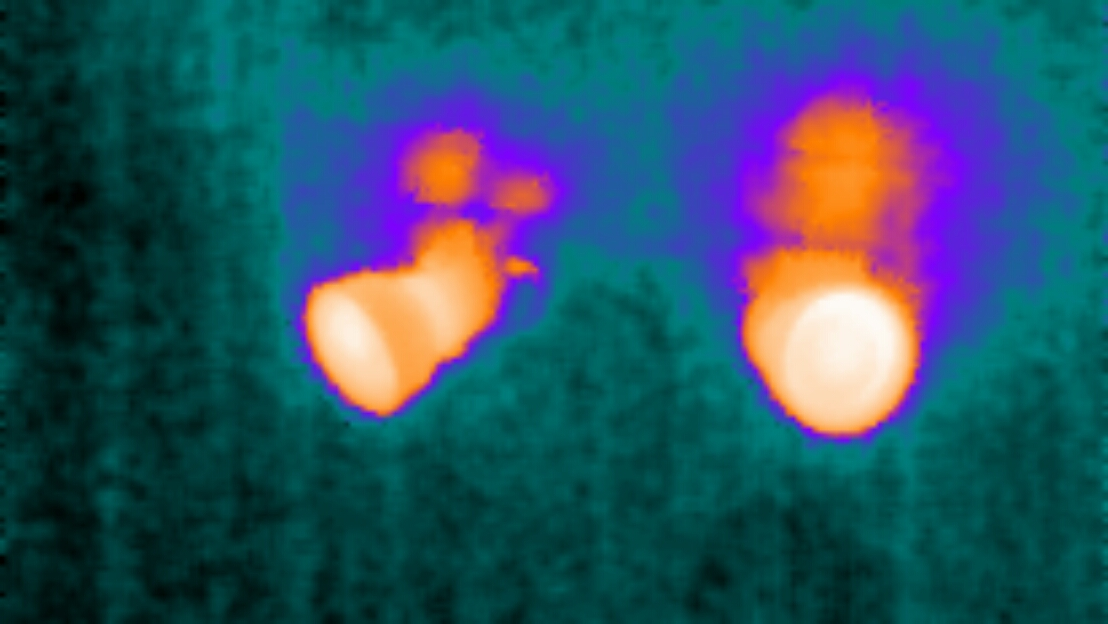
#> input picture img_thermal_1463123877274.jpg, 1108 x 624 px
$ jupyter execute ml-demo02.ipynb   (shell and % lines are left out)   (Python 2 division)
#> lines starting #> are read from the running program, lines starting #| are printed output that depends on the picture; after the words box and inside, x2 and y2 are one past the last pixel; in counts of white or black regions, pixels touching at a corner belong together; long printed decimals are rounded
# Example of Image Processing

In this notebook we will use scikit-image is a collection of algorithms for image processing in Python (http://scikit-image.org/)

We will:
* load a picture from file
* separate foreground and background
* identify interesting objects
* use an object for template search

These tasks consistute the basis for ML image processing.

[cell 1]
import numpy as np
import matplotlib.pyplot as plt
import matplotlib.patches as mpatches

from skimage.filters import threshold_otsu
from skimage.segmentation import clear_border
from skimage.measure import label
from skimage.morphology import closing, square
from skimage.measure import regionprops

from skimage import io
from skimage import transform, color
from skimage.feature import match_template

[cell 2]
# Load an image
image = io.imread("./img_thermal_1463123877274.jpg")
#> image is the input picture: shape (624, 1108, 3); mean R, G, B 41.8, 82.4, 101.8

# return the luminance of an image
img = color.rgb2gray(image)

# Create an histogram with the grey values and show it together with the grey scale image
histo = np.histogram(img, bins=300)

fig, (ax1, ax2) = plt.subplots(1, 2, figsize=(20, 5))
ax1.imshow(img, cmap=plt.cm.gray, interpolation='nearest')
ax1.imshow(img)
ax1.axis('off')
ax2.plot(histo[1][:-1], histo[0], lw=2)
ax2.set_title('histogram of grey values')
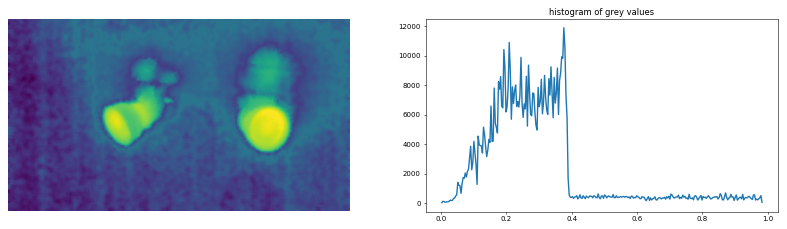
#> figure drawn by matplotlib, 2 panels; panel 2: curve peaks at x = 0.376, y = 11890

### Otsu's method

In computer vision and image processing, Otsu's method, is used to automatically perform clustering-based image thresholding, or the reduction of a graylevel image to a binary image.

The algorithm assumes that the image contains two classes of pixels (foreground pixels and background pixels), it then calculates the optimum threshold separating the two classes, such that the variance within each class is minimal.

(more info in https://en.wikipedia.org/wiki/Otsu%27s_method)

[cell 3]
# apply threshold to better separate objects from the background

thresh = threshold_otsu(img)
#> thresh = 0.492

print "This is the threshold which best separate fore- and back-ground: ", thresh
#| This is the threshold which best separate fore- and back-ground:  0.4922

# Define the fore- and back-ground image according to the threshold level

foreimg = img>thresh
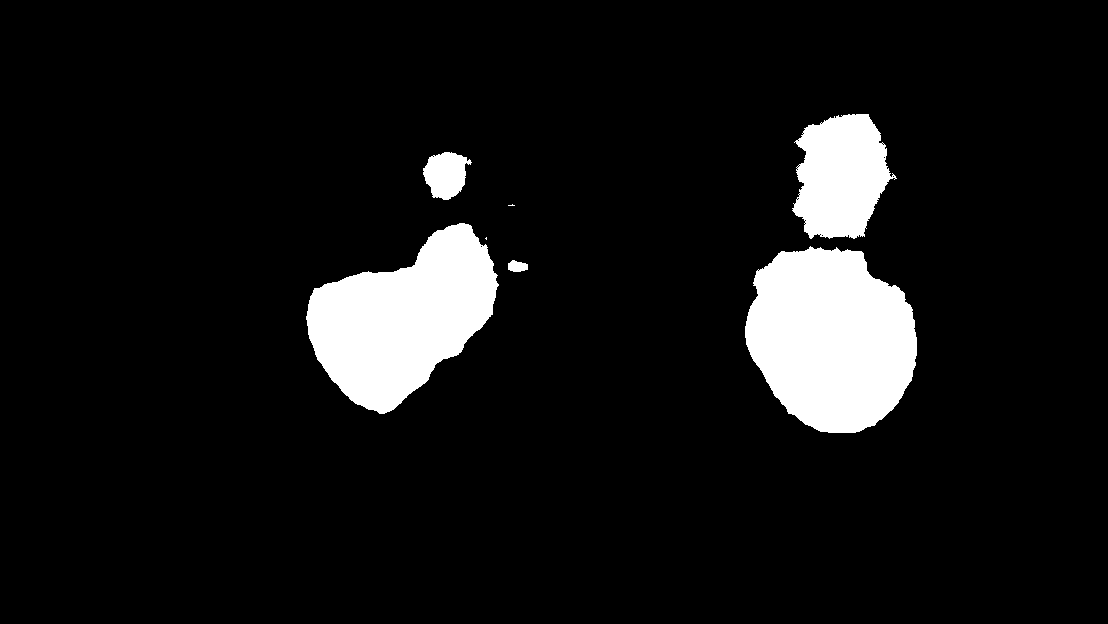
#> foreimg: shape (624, 1108) bool; 8.3% white; 7 white regions (2 under 20 px), largest, box (x1, y1, x2, y2) and area: (745, 246, 917, 433) 24431, (306, 223, 499, 414) 21749, (792, 114, 897, 239) 9325, (423, 152, 472, 200) 1615, (508, 260, 528, 272) 182
backimg = img<thresh

# Display the fore- and back-ground images
fig, (ax1, ax2) = plt.subplots(1, 2, figsize=(20, 5))
ax1.imshow(foreimg)
ax1.axis('off')
ax2.imshow(backimg)
ax2.axis('off')

[cell 4]
# To help the following processes let us apply some closing.
# Closing can remove small dark spots (i.e. “pepper”) and connect small bright cracks.
# This tends to “close” up (dark) gaps between (bright) features.

bw = closing(img > thresh, square(3))
#> bw: shape (624, 1108) bool; 8.3% white; 7 white regions (2 under 20 px), largest, box (x1, y1, x2, y2) and area: (745, 246, 917, 433) 24447, (306, 223, 499, 414) 21752, (792, 114, 897, 239) 9423, (423, 152, 472, 200) 1630, (508, 260, 528, 272) 182

# then let us also remove artifacts connected to image border

cleared = bw.copy()
clear_border(cleared)
# Print the cleared image
plt.figure(figsize=(10,10))
plt.imshow(cleared)

[cell 5]
# label image regions

# Two pixels are connected when they are neighbors and have the same value
label_image = label(cleared)
#> label_image: shape (624, 1108) int32; 8 distinct labels, from 0 to 7

borders = np.logical_xor(bw, cleared)
#> borders: shape (624, 1108) bool; every value is 0
label_image[borders] = -1

#Return an RGB image where color-coded labels are painted over the image.
image_label_overlay = color.label2rgb(label_image, image=img)
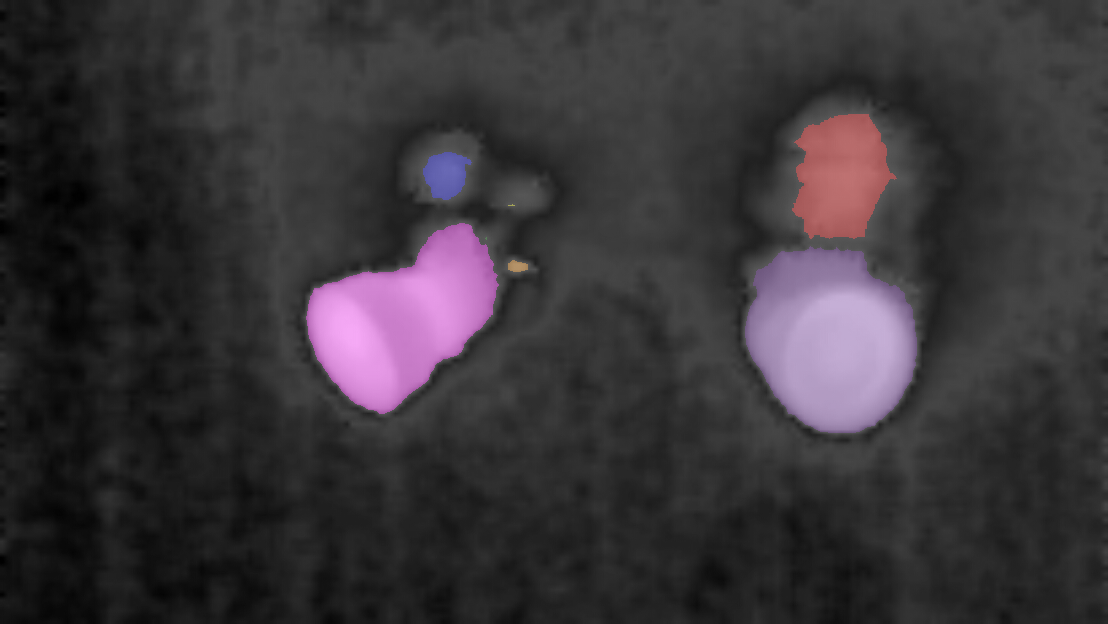
#> image_label_overlay: shape (624, 1108, 3) float64; mean R, G, B 0.223, 0.206, 0.222

fig, (ax1,ax2) = plt.subplots(1,2, figsize=(20, 20))
ax1.set_title("Label image")
ax1.imshow(label_image)
ax2.set_title("Image Label Overlay")
ax2.imshow(image_label_overlay)

# Define the minimum area the object must have to be considered
min_area = 10000
max_area = -9999
idx_area = -9
counter  = -1
# regionprops: Measure properties of labeled image regions

for region in regionprops(label_image):
    counter = counter+1
    # skip small images
    if region.area < min_area:
        continue

    print "region idx = ", counter, " area = ", region.area
    if region.area>max_area:
        max_area = region.area
        idx_area = counter

    # draw a red rectangle around the recognised objects
    minr, minc, maxr, maxc = region.bbox
    rect = mpatches.Rectangle((minc, minr), maxc - minc, maxr - minr,
                              fill=False, edgecolor='red', linewidth=2)
    ax2.add_patch(rect)
#> this loop made 7 passes
#> (max_area, idx_area, minr, minc, maxr, maxc) on passes 4, 6: (21752, 3, 223, 306, 414, 499), (24447, 5, 246, 745, 433, 917)
#| region idx =  3  area =  21752.0
#| region idx =  5  area =  24447.0
#> after the loop, counter = 6; idx_area = 5; max_area = 24447

plt.show()
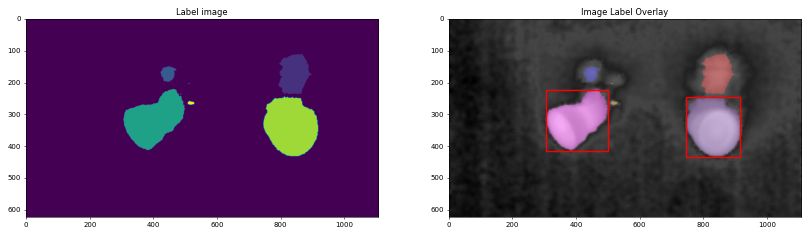
#> figure drawn by matplotlib, 2 panels
print "The largest region idx is ", idx_area, "and has area = ", max_area
#| The largest region idx is  5 and has area =  24447.0

## Template matching

In the following we will use template matching to identify the occurrence of an image patch (a sub-image defined from the found objects)

[cell 6]
# Use one of the two largest regions for template definition

idx = idx_area # you can change this according to your wich, for example to 3
#> idx = 5

# retrieve the region properties
region =  (regionprops(label_image)[idx])


# define the template to be searched for
minr, minc, maxr, maxc = region.bbox
templ = img[minr:maxr, minc:maxc]
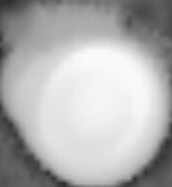
#> templ: shape (187, 172) float64; min 0.185, max 0.985, mean 0.697
plt.imshow(templ)

[cell 7]
# Find back the template from the original image
result = match_template(img, templ)
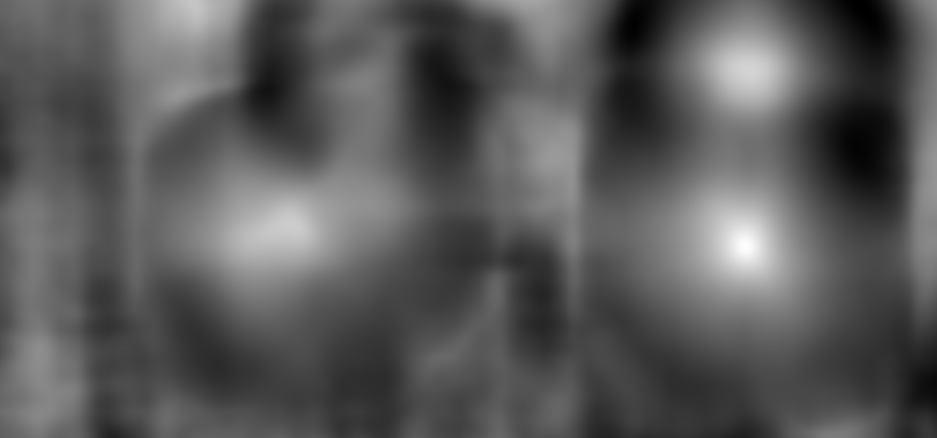
#> result: shape (438, 937) float64; min -0.6, max 1, mean -0.0363; drawn with min black and max white
ij = np.unravel_index(np.argmax(result), result.shape)
#> ij = (246, 745)
#x, y = ij[::-1]
y,x=ij
#> y = 246; x = 745

fig = plt.figure(figsize=(20, 20))
ax1 = plt.subplot(1, 3, 1)
ax2 = plt.subplot(1, 3, 2, adjustable='box-forced')
ax3 = plt.subplot(1, 3, 3, sharex=ax2, sharey=ax2, adjustable='box-forced')

ax1.imshow(templ)
ax1.set_axis_off()
ax1.set_title('template')

ax2.imshow(img)
ax2.set_axis_off()
ax2.set_title('image')
# highlight matched region
htempl, wtempl = templ.shape
#> htempl = 187; wtempl = 172
rect = plt.Rectangle((x, y), wtempl, htempl, edgecolor='r', facecolor='none')
ax2.add_patch(rect)

ax3.imshow(result)
ax3.set_axis_off()
ax3.set_title('`match_template`\nresult')
# highlight matched region
ax3.autoscale(False)
ax3.plot(x, y, 'o', markeredgecolor='r', markerfacecolor='none', markersize=10)

plt.show()

[cell 8]
# let us see if we can find the same pattern in another image
# just choose one of the following two
#image2 = io.imread("./img_tp_thermal_1463123829544.jpg")
image2 = io.imread("./img_tp_thermal_1463123833305.jpg")
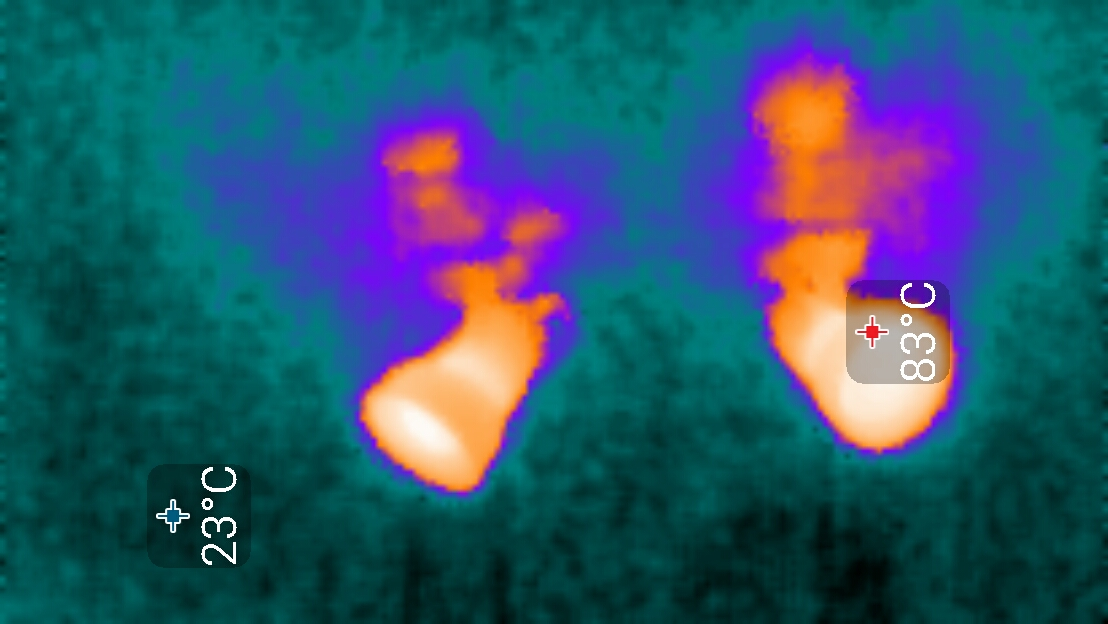
#> input picture img_tp_thermal_1463123833305.jpg, 1108 x 624 px
#> image2 is the input picture: shape (624, 1108, 3); mean R, G, B 43.3, 86.2, 110.8

img2 = color.rgb2gray(image2)
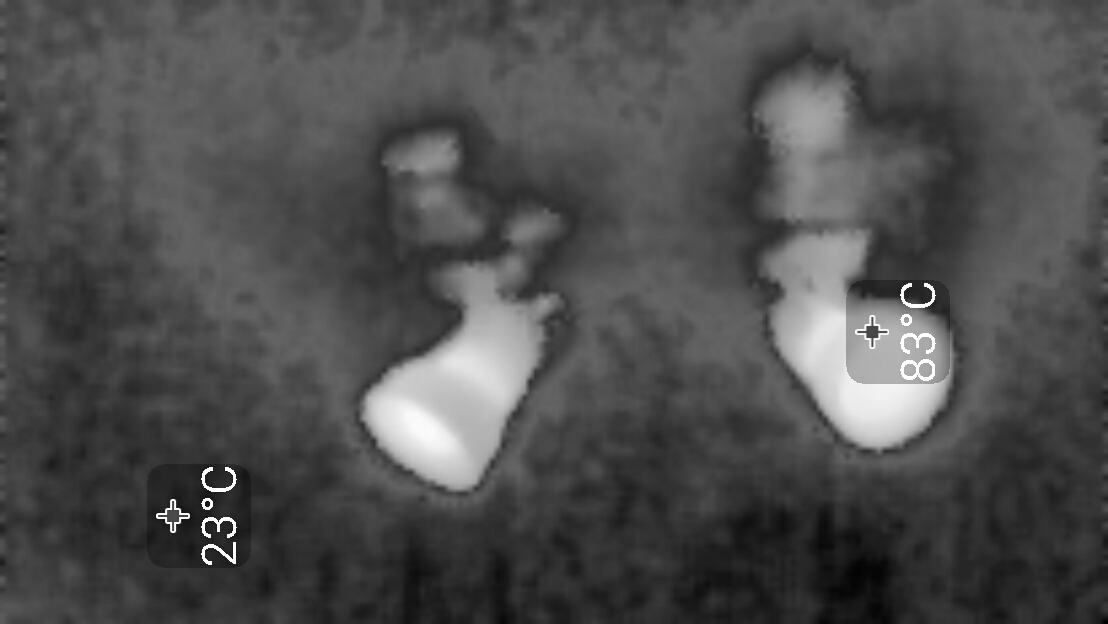
#> img2: shape (624, 1108) float64; min 0.00281, max 1, mean 0.309
plt.imshow(img2)

[cell 9]
# Find back the template from the original image
result = match_template(img2, templ)
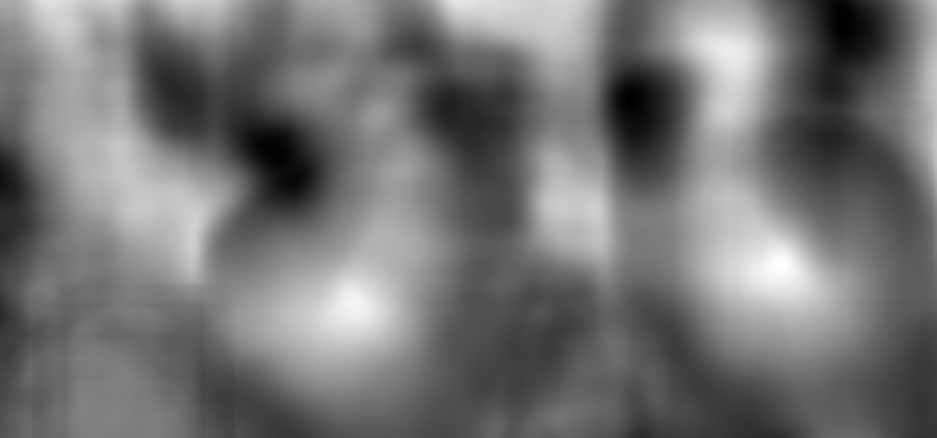
#> result: shape (438, 937) float64; min -0.634, max 0.712, mean -0.0195; drawn with min black and max white
ij = np.unravel_index(np.argmax(result), result.shape)
#> ij = (264, 779)
x, y = ij[::-1]
#> x = 779; y = 264
y,x=ij

fig = plt.figure(figsize=(20, 20))
ax1 = plt.subplot(1, 3, 1)
ax2 = plt.subplot(1, 3, 2, adjustable='box-forced')
ax3 = plt.subplot(1, 3, 3, sharex=ax2, sharey=ax2, adjustable='box-forced')

ax1.imshow(templ)
ax1.set_axis_off()
ax1.set_title('template')

ax2.imshow(img2)
ax2.set_axis_off()
ax2.set_title('image')
# highlight matched region
htempl, wtempl = templ.shape
rect = plt.Rectangle((x, y), wtempl, htempl, edgecolor='r', facecolor='none')
ax2.add_patch(rect)

ax3.imshow(result)
ax3.set_axis_off()
ax3.set_title('`match_template`\nresult')
# highlight matched region
ax3.autoscale(False)
ax3.plot(x, y, 'o', markeredgecolor='r', markerfacecolor='none', markersize=10)

plt.show()
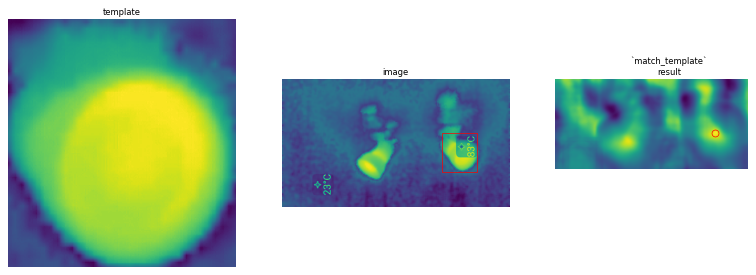
#> figure drawn by matplotlib, 3 panels
